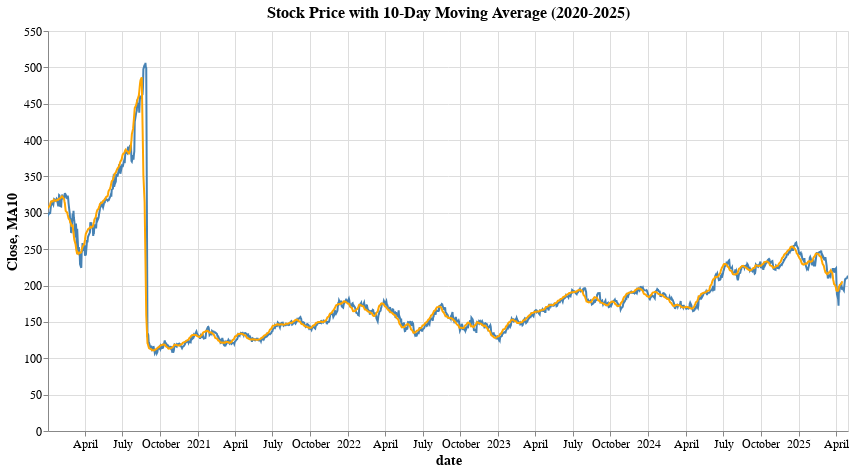

The cell this chart's notebook holds for it:
### Code cell
final_chart

### Figure 1 — Vega specification as saved in the notebook (floating-point values rounded to 4 significant figures; data arrays with more than 128 entries replaced by an {"elided": "..."} marker saying what was removed)
{"$schema": "https://vega.github.io/schema/vega/v5.json", "data": [{"name": "param_5_store"}, {"name": "source_0", "values": {"elided": "1340 records"}, "transform": [{"type": "formula", "expr": "toDate(datum['date'])", "as": "date"}]}, {"name": "source_1", "values": {"elided": "1340 records"}, "transform": [{"type": "formula", "expr": "toDate(datum['date'])", "as": "date"}]}], "signals": [{"name": "unit", "value": {}, "on": [{"events": "pointermove", "update": "isTuple(group()) ? group() : unit"}]}, {"name": "param_5", "update": "vlSelectionResolve(\"param_5_store\", \"union\")"}, {"name": "param_5_date", "on": [{"events": [{"source": "view", "type": "dblclick"}], "update": "null"}, {"events": {"signal": "param_5_translate_delta"}, "update": "panLinear(param_5_translate_anchor.extent_x, -param_5_translate_delta.x / width)"}, {"events": {"signal": "param_5_zoom_delta"}, "update": "zoomLinear(domain(\"x\"), param_5_zoom_anchor.x, param_5_zoom_delta)"}]}, {"name": "param_5_Close", "on": [{"events": [{"source": "view", "type": "dblclick"}], "update": "null"}, {"events": {"signal": "param_5_translate_delta"}, "update": "panLinear(param_5_translate_anchor.extent_y, param_5_translate_delta.y / height)"}, {"events": {"signal": "param_5_zoom_delta"}, "update": "zoomLinear(domain(\"y\"), param_5_zoom_anchor.y, param_5_zoom_delta)"}]}, {"name": "param_5_tuple", "on": [{"events": [{"signal": "param_5_date || param_5_Close"}], "update": "param_5_date && param_5_Close ? {unit: \"view_5\", fields: param_5_tuple_fields, values: [param_5_date,param_5_Close]} : null"}]}, {"name": "param_5_tuple_fields", "value": [{"field": "date", "channel": "x", "type": "R"}, {"field": "Close", "channel": "y", "type": "R"}]}, {"name": "param_5_translate_anchor", "value": {}, "on": [{"events": [{"source": "scope", "type": "pointerdown"}], "update": "{x: x(unit), y: y(unit), extent_x: domain(\"x\"), extent_y: domain(\"y\")}"}]}, {"name": "param_5_translate_delta", "value": {}, "on": [{"events": [{"source": "window", "between": [{"source": "scope", "type": "pointerdown"}, {"source": "window", "type": "pointerup"}], "type": "pointermove", "consume": true}], "update": "{x: param_5_translate_anchor.x - x(unit), y: param_5_translate_anchor.y - y(unit)}"}]}, {"name": "param_5_zoom_anchor", "on": [{"events": [{"source": "scope", "type": "wheel", "consume": true}], "update": "{x: invert(\"x\", x(unit)), y: invert(\"y\", y(unit))}"}]}, {"name": "param_5_zoom_delta", "on": [{"events": [{"source": "scope", "type": "wheel", "consume": true}], "update": "pow(1.001, event.deltaY * pow(16, event.deltaMode))", "force": true}]}, {"name": "param_5_modify", "on": [{"events": {"signal": "param_5_tuple"}, "update": "modify(\"param_5_store\", param_5_tuple, true)"}]}], "marks": [{"type": "line", "name": "view_5_marks", "from": {"data": "source_0"}, "sort": {"field": "x"}, "encode": {"update": {"defined": {"signal": "isValid(datum[\"date\"]) && isFinite(+datum[\"date\"]) && isValid(datum[\"Close\"]) && isFinite(+datum[\"Close\"])"}, "x": {"field": "date", "scale": "x"}, "stroke": {"value": "steelblue"}, "y": {"field": "Close", "scale": "y"}}}, "style": ["line"], "clip": true, "interactive": true}, {"type": "line", "name": "layer_1_marks", "from": {"data": "source_1"}, "sort": {"field": "x"}, "encode": {"update": {"stroke": {"value": "orange"}, "x": {"field": "date", "scale": "x"}, "y": {"field": "MA10", "scale": "y"}, "defined": {"signal": "isValid(datum[\"date\"]) && isFinite(+datum[\"date\"]) && isValid(datum[\"MA10\"]) && isFinite(+datum[\"MA10\"])"}}}, "clip": true, "style": ["line"], "interactive": false}], "scales": [{"name": "x", "type": "time", "domain": {"fields": [{"data": "source_0", "field": "date"}, {"data": "source_1", "field": "date"}]}, "range": [0, {"signal": "width"}], "domainRaw": {"signal": "param_5[\"date\"]"}}, {"name": "y", "type": "linear", "domain": {"fields": [{"data": "source_0", "field": "Close"}, {"data": "source_1", "field": "MA10"}]}, "range": [{"signal": "height"}, 0], "nice": true, "zero": true, "domainRaw": {"signal": "param_5[\"Close\"]"}}], "axes": [{"scale": "x", "minExtent": 0, "tickCount": {"signal": "ceil(width/40)"}, "gridScale": "y", "labels": false, "aria": false, "orient": "bottom", "grid": true, "ticks": false, "zindex": 0, "domain": false, "maxExtent": 0}, {"scale": "y", "orient": "left", "gridScale": "x", "tickCount": {"signal": "ceil(height/40)"}, "grid": true, "domain": false, "ticks": false, "zindex": 0, "aria": false, "maxExtent": 0, "labels": false, "minExtent": 0}, {"scale": "x", "zindex": 0, "orient": "bottom", "title": "date", "labelOverlap": true, "labelFlush": true, "tickCount": {"signal": "ceil(width/40)"}, "grid": false}, {"scale": "y", "grid": false, "tickCount": {"signal": "ceil(height/40)"}, "orient": "left", "zindex": 0, "labelOverlap": true, "title": "Close, MA10"}], "title": {"text": "Stock Price with 10-Day Moving Average (2020-2025)", "frame": "group"}, "padding": 5, "style": "cell", "height": 400, "width": 800, "config": {"axis": {"labelFontSize": 12, "titleFontSize": 14}, "style": {"group-title": {"fontSize": 16}}}, "background": "white"}
